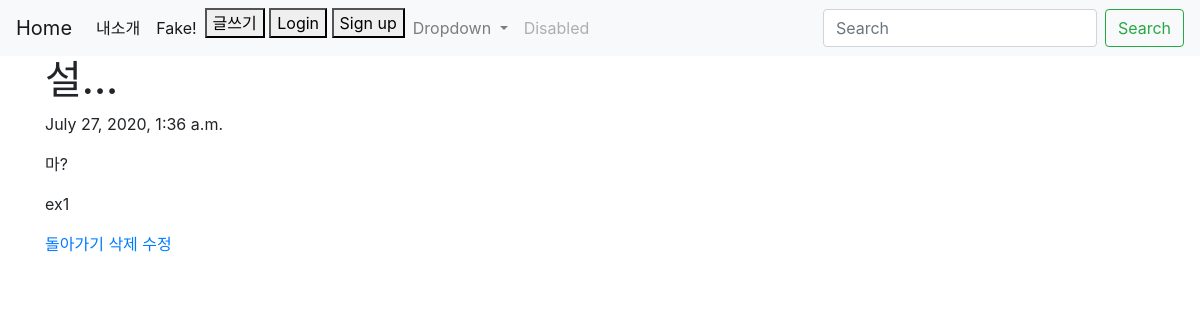
/blog/127/, run on the app's committed database.
### blog/models.py (models this page shows, shortened)
class Blog(models.Model):
    title = models.CharField(max_length = 200)
    pub_date = models.DateTimeField('date published')
    body = models.TextField()
    writer = models.TextField()

### blog/views.py (the view)
# urls.py: path('<int:blog_id>/', views.detail, name = 'detail'),
def detail(request, blog_id):
    blog_detail = get_object_or_404(Blog, pk = blog_id)
    return render(request, 'detail.html', {'blog': blog_detail})

### blog/templates/detail.html
{% extends 'base.html' %}
{% block content %}
<h1>{{blog.title}}</h1>
<p>{{blog.pub_date}}</p>
<p>{{blog.body}}</p>
<p>{{blog.writer}}</p>
<a href="{% url 'blog' %}">돌아가기</a>
<a href="{% url 'delete' blog.id %}">삭제</a>
<a href="{% url 'update' blog.id %}">수정</a>
{% endblock %}

### data on the page
Blog: title "설...", pub_date "July 27, 2020, 1:36 a.m.", body "마?", writer "ex1"
